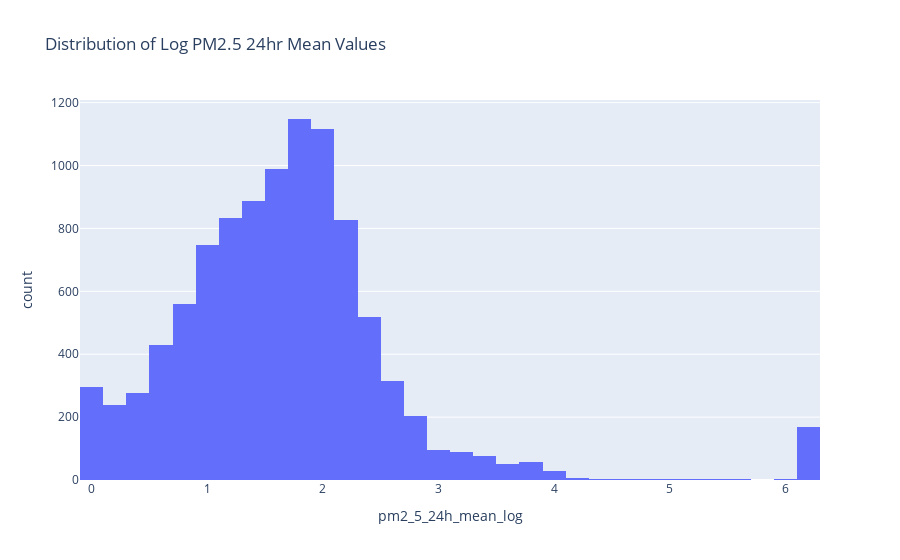

Notebook code for this chart:
### Code cell
# Apply log transformation to the pm2_5_24h_mean values
purple_filt_df['pm2_5_24h_mean_log'] = np.log1p(purple_filt_df['pm2_5_24h_mean'])

# Visualize the distribution of log PM2.5 values
px.histogram(purple_filt_df, 
             x='pm2_5_24h_mean_log', title='Distribution of Log PM2.5 24hr Mean Values', nbins=35).show()

### Figure 1 — Plotly figure (JSON) as saved in the notebook; plotly's stock layout.template omitted (floating-point values rounded to 4 significant figures; data arrays with more than 128 entries replaced by an {"elided": "..."} marker saying what was removed)
{"data": [{"alignmentgroup": "True", "bingroup": "x", "hovertemplate": "pm2_5_24h_mean_log=%{x}<br>count=%{y}<extra></extra>", "legendgroup": "", "marker": {"color": "#636efa", "pattern": {"shape": ""}}, "name": "", "nbinsx": 35, "offsetgroup": "", "orientation": "v", "showlegend": false, "type": "histogram", "x": {"elided": "9974 float values"}, "xaxis": "x", "yaxis": "y"}], "layout": {"barmode": "relative", "legend": {"tracegroupgap": 0}, "title": {"text": "Distribution of Log PM2.5 24hr Mean Values"}, "xaxis": {"anchor": "y", "domain": [0, 1], "title": {"text": "pm2_5_24h_mean_log"}}, "yaxis": {"anchor": "x", "domain": [0, 1], "title": {"text": "count"}}}}
